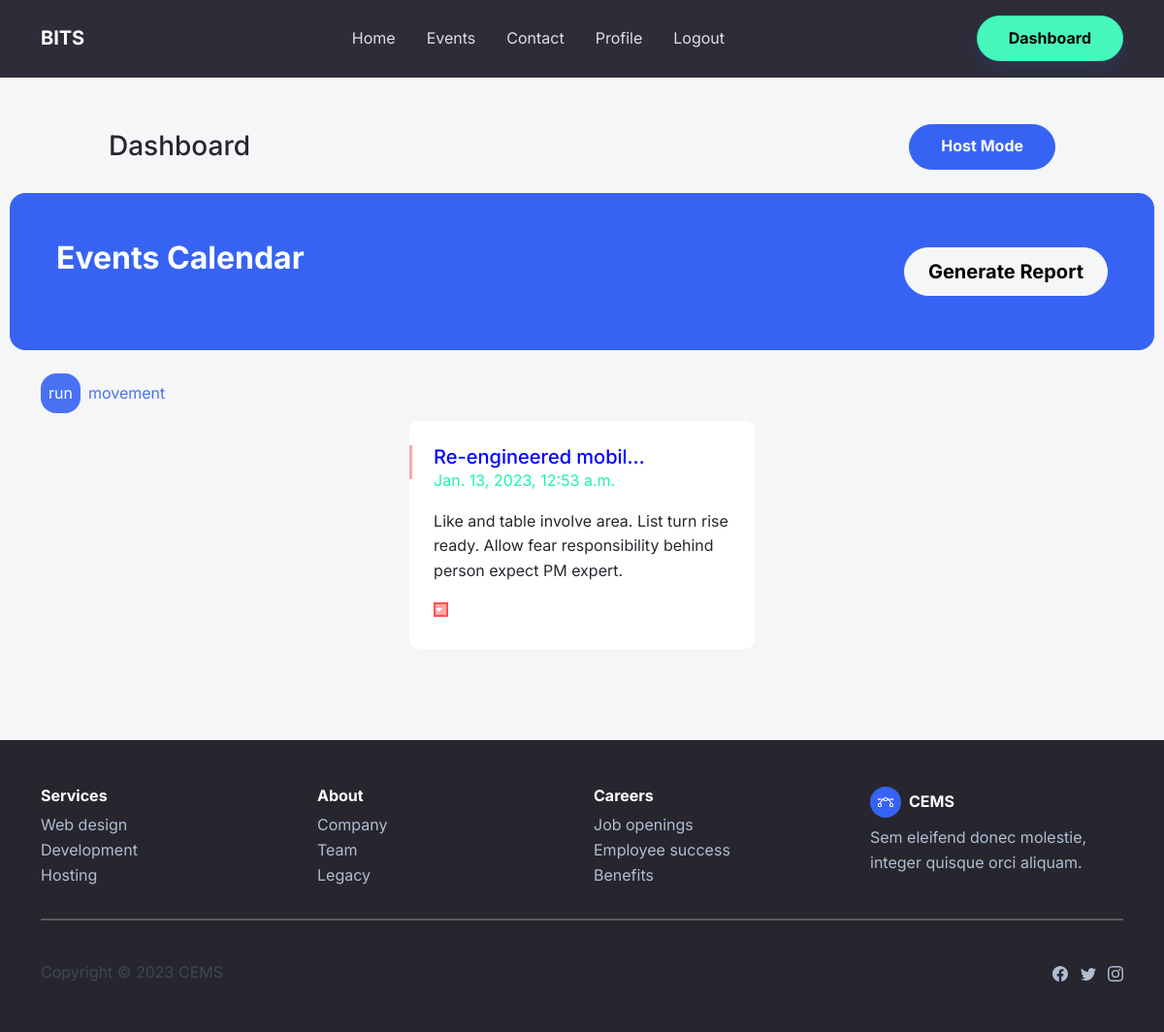
Page /dashboard/54/ (signed in) on the committed database.
### index_app/models.py (models this page shows, shortened)
class Category(models.Model):
    name = models.CharField(max_length=250)
    image = models.ImageField(
        upload_to='images', default='default.png')
    description = models.TextField()
    class Meta:
        verbose_name = 'Category'
        verbose_name_plural = 'Categories'

class Event(models.Model):
    category = models.ForeignKey(
        "Category", null=True, on_delete=models.SET_NULL)
    title = models.CharField(max_length=250)
    description = models.TextField()
    start_date = models.DateTimeField()
    end_date = models.DateTimeField()
    guests = models.PositiveIntegerField(null=True)
    poster = models.ImageField(
        upload_to='poster', default='default.png')
    host = models.ForeignKey(User(), on_delete=models.CASCADE,null=True)
    approved = models.BooleanField(default=False)
    draft = models.BooleanField(default=True)
    venue = models.ForeignKey('venue',on_delete=models.SET_NULL,null=True)
    class Meta:
        verbose_name = 'Event'
        verbose_name_plural = 'Events'
        ordering = ['start_date']
    def get_absolute_url(self):
        return reverse("event-detail", kwargs={"pk": self.pk})
    def __str__(self):
        return self.title

### index_app/views.py (the view, shortened to what this page needs)
# urls.py: path('dashboard/<int:pk>/', views.dashboard, name='dashboard'),
@login_required(login_url='login')
def dashboard(request, pk):
    context = {}
    mode = request.GET.get('mode')
    my_user = User.objects.get(id=pk)
    categories = Category.objects.all()
    event_dict = {}
    for category in categories:
        events = Event.objects.filter(
            host=my_user)
        events = events.filter(category=category)
        if events:
            event_dict[category.name] = events
    context['event_dict'] = event_dict
    return render(request, 'dashboard_host.html', context)

### user_auth/models.py (called while the page is built)
    def get_to_dashboard(self):
        return reverse("dashboard", kwargs={"pk": self.pk})

### index_app/templates/dashboard_host.html (shortened to what this page needs)
{% extends "base_generic.html" %} {% load static %}
{% block nav %}
<div class="collapse navbar-collapse" id="navcol-1" data-bs-spy="scroll" data-bs-smooth-scroll="true">
	<ul class="navbar-nav mx-auto">
		<li class="nav-item"><a class="nav-link" data-bss-hover-animate="pulse" href="{% url 'index' %}">Home</a>
		</li>
		<li class="nav-item"><a class="nav-link" data-bss-hover-animate="pulse" href="{% url 'event-list' %}">Events</a>
		</li>
		<li class="nav-item"><a class="nav-link" href="{% url 'contact' %}">Contact</a></li>
		{% if user.is_authenticated %}
		<li class="nav-item"><a class="nav-link" href="{% url 'user-profile' %}">Profile</a></li>
		<li class="nav-item"><a class="nav-link" href="{% url 'logout' %}">Logout</a></li>
		{% endif %}
	</ul>
	{% if user.is_authenticated %}
	<a class="btn btn-success shadow active" role="button" href="{{user.get_to_dashboard}}">Dashboard</a>
	{% else %}
	<a class="btn btn-primary shadow" role="button" href="{% url 'login' %}">Sign In</a>
	{% endif %}
</div>
{% endblock nav %}
{% block main %}
<link href="https://maxcdn.bootstrapcdn.com/font-awesome/4.3.0/css/font-awesome.min.css" rel="stylesheet" />
<section class="text-light bg-light py-5">
	<div class="container-fluid">
		<div class="d-sm-flex justify-content-between align-items-center mb-4" style="padding: 0 100px">
			<h3 class="text-dark mb-0">Dashboard</h3>
			<a type="button" class="btn btn-primary" href="?mode=guest">Host Mode</a>
		</div>
	</div>
	<div class="text-white bg-primary border rounded border-0 border-primary d-flex flex-column justify-content-between flex-lg-row p-4 p-md-5"
		style="margin: 0 10px 10px">
		<div class="pb-2 pb-lg-1">
			<h2 class="fw-bold mb-2">Events Calendar</h2>
		</div>
		<div class="my-2">
			<a class="btn btn-light fs-5 py-2 px-4" role="button" href="#" data-bs-toggle="modal"
				data-bs-target="#reportModal">Generate Report</a>
		</div>
	</div>
	<div class="page-content container note-has-grid my-3">
		<ul class="nav nav-pills" id="eventTab" role="tablist">
			{% for category, events in event_dict.items %}
			{% with category_id=category|slugify %}
			<li class="nav-item" role="presentation">
				<button class="nav-link {% if forloop.first %}active{% endif %}" id="{{category_id}}-tab"
					data-bs-toggle="tab" data-bs-target="#{{category_id}}" type="button" role="tab"
					aria-controls="{{category_id}}"
					aria-selected="{% if forloop.first %}true{% else %}false{% endif %}">{{category}}</button>
			</li>
			{% endwith %}
			{% endfor %}
		</ul>
		<div class="tab-content">
			{% for category, events in event_dict.items %}
			{% with category_id=category|slugify %}
			<div class="tab-pane {% if forloop.first %}active{% endif %}" id="{{category_id}}" role="tabpanel"
				aria-labelledby="{{category_id}}-tab">
				<div id="note-full-container" class="note-has-grid row justify-content-center">
					{% for event in events %}
					{% include 'components/event_dash_card.html' with event=event %}
					{% endfor %}
				</div>
			</div>
			{% endwith %}
			{% endfor %}
		</div>
	</div>
</section>
{% endblock main %}

### index_app/templates/components/event_dash_card.html (shortened to what this page needs)
{% load static %}
<div class="col-md-4 single-note-item all-category note-{% cycle 'important' 'social' 'business' %}">
	<div class="card card-body text-dark">
		<span class="side-stick"></span>
		<h5 class="note-title text-truncate w-75 mb-0" data-noteheading="{{event.title}}">
			{{event.title}}
		</h5>
		<p class="note-date font-12 text-success">
			{{event.start_date}}
		</p>
		<div class="note-content">
			<p class="note-inner-content text-dark"
				data-notecontent="Blandit tempus porttitor aasfs. Integer posuere erat a ante venenatis.">
				{{event.description}}
			</p>
		</div>
		<div class="d-flex align-items-center">
			<div class="ml-auto">
				<div class="category-selector btn-group">
					<a class="nav-link dropdown-toggle category-dropdown label-group p-0" data-toggle="dropdown"
						href="{{event.get_absolute_url}}" role="button" aria-haspopup="true" aria-expanded="true">
						<div class="category">
							<div class="category-important"></div>
						</div>
					</a>
				</div>
			</div>
		</div>
	</div>
</div>

### index_app/static/assets/css/Articles-Cards-images.css (style rules this page uses)
.note-title { color: blue; }

### index_app/static/assets/css/Notes-Dashboard.css (style rules this page uses)
.card { position: relative; display: flex; flex-direction: column; min-width: 0; word-wrap: break-word; background-color: #fff; background-clip: border-box; border: 0 solid transparent; border-radius: 0; }
.card { margin-bottom: 30px; }
.card-body { flex: 1 1 auto; padding: 1.57rem; }
.note-has-grid .nav-link { padding: .5rem; }
.note-has-grid .single-note-item .card { border-radius: 10px; }
.note-has-grid .single-note-item .side-stick { position: absolute; width: 3px; height: 35px; left: 0; background-color: rgba(82, 95, 127, .5); }
.note-has-grid .single-note-item .category-dropdown.dropdown-toggle:after { display: none; }
.note-has-grid .single-note-item .category [class*=category-] { height: 15px; width: 15px; display: none; }
.note-has-grid .single-note-item .category [class*=category-]::after { content: "\f0d7"; font: normal normal normal 14px/1 FontAwesome; font-size: 12px; color: #fff; position: absolute; }
.note-has-grid .single-note-item .category .category-important { background-color: rgba(255, 80, 80, .5); border: 2px solid #ff5050; }
.note-has-grid .single-note-item.note-important .side-stick { background-color: rgba(255, 80, 80, .5); }
.note-has-grid .single-note-item.note-important .category .category-important { display: inline-block; }

### index_app/static/assets/css/Responsive-UI-Card.css (style rules this page uses)
p { color: #3C4857; margin-top: 0; margin-bottom: 1rem; }
a { text-decoration: none; }

### index_app/static/assets/css/Sign-Up-Form---Gabriela-Carvalho.css (style rules this page uses)
* { box-sizing: border-box; }
button, .gc-signupbtn { background-color: #04AA6D; color: white; padding: 14px 20px; margin: 8px 0; border: none; cursor: pointer; width: 100%; opacity: 0.9; }

### rows in the picture
Category: event_dict "run"
Category: event_dict "movement"
Event: title "Re-engineered mobil…", start_date "Jan. 13, 2023, 12:53 a.m.", description "Like and table involve area. List turn rise ready. Allow fear responsibility behind person expect PM expert."
